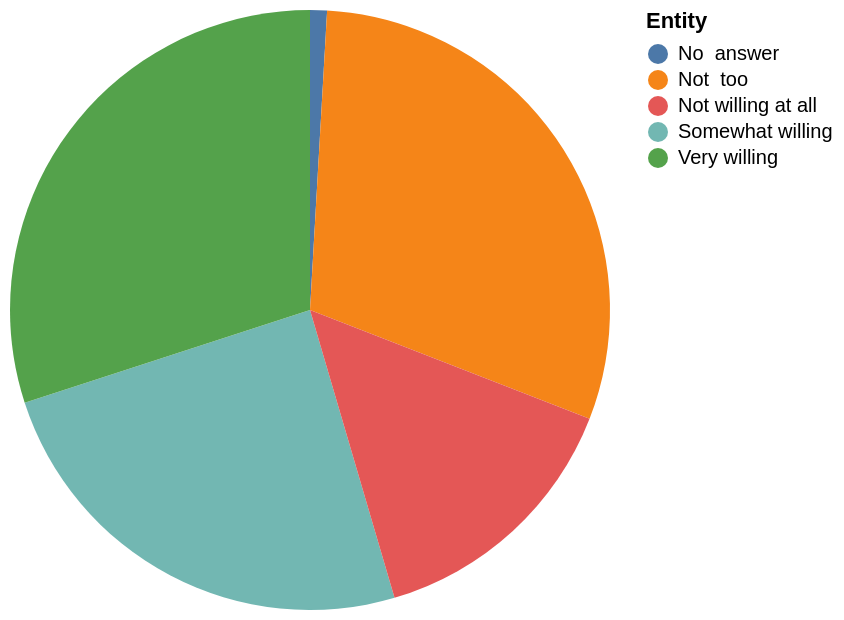

Write the Vega-Lite specification saved for this chart.
### Vega-Lite specification from a JSON file in a GitHub repository (floating-point values rounded to 4 significant figures)
{"$schema": "https://vega.github.io/schema/vega-lite/v5.json", "description": "Pie chart auto-generated from CSV", "data": {"values": [{"Entity": "Somewhat willing", "Value": "27"}, {"Entity": "Very willing", "Value": "33"}, {"Entity": "No  answer", "Value": "1"}, {"Entity": "Not  too", "Value": "33"}, {"Entity": "Not willing at all", "Value": "16"}]}, "mark": "arc", "encoding": {"theta": {"field": "Value", "type": "quantitative"}, "color": {"field": "Entity", "type": "nominal"}}}
